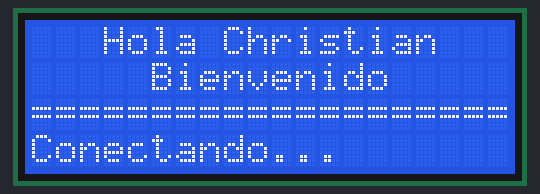
The sketch below on a simulated ESP8266 (NodeMCU). Parts: 20×4 character LCD. WiFi joins after 1.5 s; servers stay silent unless stated; network time is answered at once with the bench clock; the local clock reads 2024-03-15 10:24:30 at power-on unless the sketch sets it.

Above: at 11.2 s.
At 11.8 s:
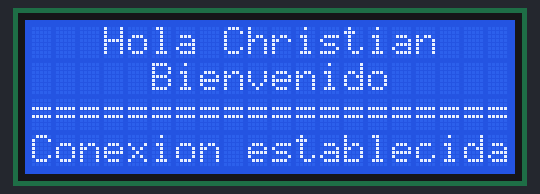
At 16.9 s:
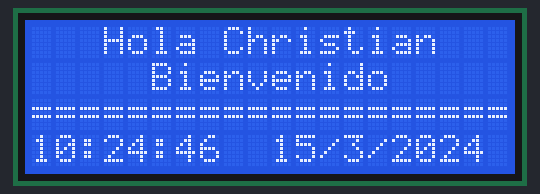
At 24.3 s:
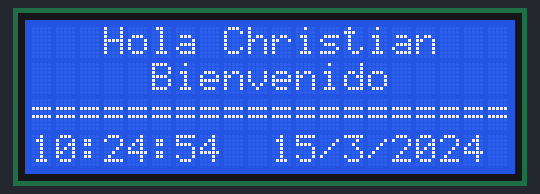
At 27.5 s:
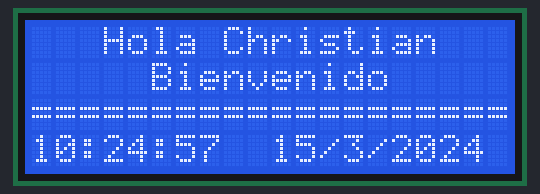
At 38.1 s:
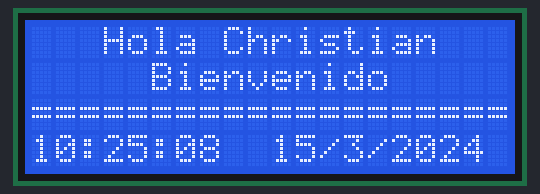

The sketch:

Firmware.ino
```cpp
#include <Wire.h>
#include <LiquidCrystal_I2C.h>
#include <ESP8266WiFi.h>
#include <WiFiUdp.h>
#include <NTPClient.h>

#define D3 0 //GPIO0
#define D4 2 //GPIO2

LiquidCrystal_I2C lcd(0x27, 20, 4);

const char* ssid = "YourSSID";
const char* password = "YourPASS";


WiFiUDP ntpUDP;
NTPClient timeClient(ntpUDP, "pool.ntp.org", -18000, 60000);

void setup() {
  Wire.begin(D3, D4);
  lcd.begin(20, 4); //20, 4
  lcd.backlight();
  lcd.clear();
  Serial.begin(115200);

  lcd.setCursor(3, 0);
  lcd.print("Hola Christian");
  lcd.setCursor(5, 1);
  lcd.print("Bienvenido");
  lcd.setCursor(0, 2);
  lcd.print("====================");
  lcd.setCursor(0, 3);
  lcd.print("Conectando WIFI");
  delay(10000);
  WiFi.begin(ssid, password);

  while (WiFi.status() != WL_CONNECTED) {
    lcd.clear();
    lcd.setCursor(3, 0);
    lcd.print("Hola Christian");
    lcd.setCursor(5, 1);
    lcd.print("Bienvenido");
    lcd.setCursor(0, 2);
    lcd.print("====================");
    lcd.setCursor(0, 3);
    lcd.print("Conectando");
    lcd.setCursor(10, 3);
    lcd.print(".");
    delay(500);
    lcd.setCursor(11, 3);
    lcd.print(".");
    delay(500);
    lcd.setCursor(12, 3);
    lcd.print(".");
    delay(500);
  }
  lcd.clear();
  lcd.setCursor(3, 0);
  lcd.print("Hola Christian");
  lcd.setCursor(5, 1);
  lcd.print("Bienvenido");
  lcd.setCursor(0, 2);
  lcd.print("====================");
  lcd.setCursor(0, 3);
  lcd.print("Conexion establecida");
  delay(5000);
  lcd.clear();

  timeClient.begin();
}

void loop() {
  lcd.setCursor(3, 0);
  lcd.print("Hola Christian");
  lcd.setCursor(5, 1);
  lcd.print("Bienvenido");
  lcd.setCursor(0, 2);
  lcd.print("====================");

  timeClient.update();
  unsigned long epochTime = timeClient.getEpochTime();
  String formattedTime = timeClient.getFormattedTime();

  int currentHour = timeClient.getHours();
  int currentMinute = timeClient.getMinutes();
  int currentSecond = timeClient.getSeconds();

  int day = getDay(epochTime);
  int month = getMonth(epochTime);
  int year = getYear(epochTime);

  lcd.setCursor(0, 3);
  lcd.print(formattedTime);

  lcd.setCursor(10, 3);
  lcd.print(day);
  lcd.print("/");
  lcd.print(month);
  lcd.print("/");
  lcd.print(year);

  delay(1000);
}

int getDay(unsigned long epoch) {
  time_t rawtime = epoch;
  struct tm * ti;
  ti = localtime (&rawtime);
  return ti->tm_mday;
}

int getMonth(unsigned long epoch) {
  time_t rawtime = epoch;
  struct tm * ti;
  ti = localtime (&rawtime);
  return ti->tm_mon + 1;
}

int getYear(unsigned long epoch) {
  time_t rawtime = epoch;
  struct tm * ti;
  ti = localtime (&rawtime);
  return ti->tm_year + 1900;
}
```

Measured:
- what the display in image 0 shows lasts 0.6 s, from 11.2 s to 11.8 s
- what the display in image 1 shows lasts 5.0 s, from 11.8 s to 16.8 s
- what the display in image 2 shows lasts 1.1 s, from 16.8 s to 17.9 s
